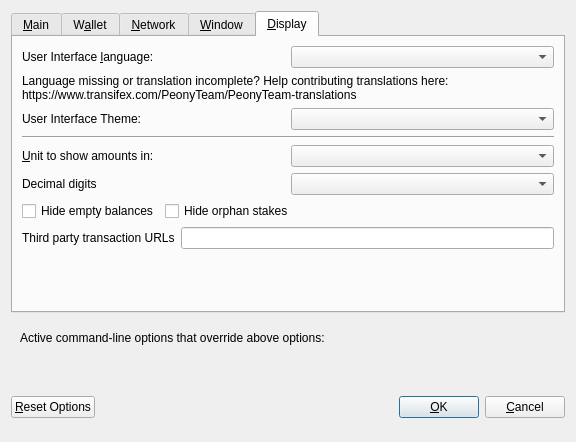
<?xml version="1.0" encoding="UTF-8"?>
<ui version="4.0">
 <class>OptionsDialog</class>
 <widget class="QDialog" name="OptionsDialog">
  <property name="geometry">
   <rect>
    <x>0</x>
    <y>0</y>
    <width>576</width>
    <height>442</height>
   </rect>
  </property>
  <property name="windowTitle">
   <string>Options</string>
  </property>
  <property name="modal">
   <bool>true</bool>
  </property>
  <layout class="QVBoxLayout" name="verticalLayout">
   <item>
    <widget class="QTabWidget" name="tabWidget">
     <property name="currentIndex">
      <number>4</number>
     </property>
     <widget class="QWidget" name="tabMain">
      <attribute name="title">
       <string>&amp;Main</string>
      </attribute>
      <layout class="QVBoxLayout" name="verticalLayout_Main">
       <item>
        <widget class="QCheckBox" name="bitcoinAtStartup">
         <property name="toolTip">
          <string>Automatically start PNY after logging in to the system.</string>
         </property>
         <property name="text">
          <string>&amp;Start PNY on system login</string>
         </property>
        </widget>
       </item>
       <item>
        <layout class="QHBoxLayout" name="horizontalLayout_2_Main">
         <item>
          <widget class="QLabel" name="databaseCacheLabel">
           <property name="text">
            <string>Size of &amp;database cache</string>
           </property>
           <property name="textFormat">
            <enum>Qt::PlainText</enum>
           </property>
           <property name="buddy">
            <cstring>databaseCache</cstring>
           </property>
          </widget>
         </item>
         <item>
          <widget class="QSpinBox" name="databaseCache"/>
         </item>
         <item>
          <widget class="QLabel" name="databaseCacheUnitLabel">
           <property name="text">
            <string>MB</string>
           </property>
           <property name="textFormat">
            <enum>Qt::PlainText</enum>
           </property>
          </widget>
         </item>
         <item>
          <spacer name="horizontalSpacer_2_Main">
           <property name="orientation">
            <enum>Qt::Horizontal</enum>
           </property>
           <property name="sizeHint" stdset="0">
            <size>
             <width>40</width>
             <height>20</height>
            </size>
           </property>
          </spacer>
         </item>
        </layout>
       </item>
       <item>
        <layout class="QHBoxLayout" name="horizontalLayout_3_Main">
         <item>
          <widget class="QLabel" name="threadsScriptVerifLabel">
           <property name="text">
            <string>Number of script &amp;verification threads</string>
           </property>
           <property name="textFormat">
            <enum>Qt::PlainText</enum>
           </property>
           <property name="buddy">
            <cstring>threadsScriptVerif</cstring>
           </property>
          </widget>
         </item>
         <item>
          <widget class="QSpinBox" name="threadsScriptVerif">
           <property name="toolTip">
            <string>(0 = auto, &lt;0 = leave that many cores free)</string>
           </property>
          </widget>
         </item>
         <item>
          <spacer name="horizontalSpacer_3_Main">
           <property name="orientation">
            <enum>Qt::Horizontal</enum>
           </property>
           <property name="sizeHint" stdset="0">
            <size>
             <width>40</width>
             <height>20</height>
            </size>
           </property>
          </spacer>
         </item>
        </layout>
       </item>
       <item>
        <spacer name="verticalSpacer_2">
         <property name="orientation">
          <enum>Qt::Vertical</enum>
         </property>
         <property name="sizeHint" stdset="0">
          <size>
           <width>20</width>
           <height>40</height>
          </size>
         </property>
        </spacer>
       </item>
       <item>
        <layout class="QHBoxLayout" name="horiz-autominting-layout">
         <item>
          <widget class="QCheckBox" name="checkBoxZeromintEnable">
           <property name="toolTip">
            <string>Enable automatic minting of PNY units to zPNY</string>
           </property>
           <property name="layoutDirection">
            <enum>Qt::LeftToRight</enum>
           </property>
           <property name="text">
            <string>Enable zPNY Automint</string>
           </property>
          </widget>
         </item>
         <item>
          <widget class="QCheckBox" name="checkBoxZeromintAddresses">
           <property name="toolTip">
            <string>Enable automatic zPNY minting from specific addresses</string>
           </property>
           <property name="layoutDirection">
            <enum>Qt::LeftToRight</enum>
           </property>
           <property name="text">
            <string>Enable Automint Addresses</string>
           </property>
          </widget>
         </item>
        </layout>
       </item>
       <item>
        <layout class="QHBoxLayout" name="horizontalLayout_3">
         <item>
          <widget class="QLabel" name="percentage_label">
           <property name="toolTip">
            <string>Percentage of incoming PNY which get automatically converted to zPNY via Zerocoin Protocol (min: 10%)</string>
           </property>
           <property name="text">
            <string>Percentage of autominted zPNY</string>
           </property>
          </widget>
         </item>
         <item>
          <widget class="QSpinBox" name="zeromintPercentage">
           <property name="minimum">
            <number>1</number>
           </property>
           <property name="maximum">
            <number>100</number>
           </property>
          </widget>
         </item>
        </layout>
       </item>
       <item>
        <layout class="QHBoxLayout" name="horizontalLayout" stretch="0,0">
         <property name="sizeConstraint">
          <enum>QLayout::SetFixedSize</enum>
         </property>
         <item>
          <widget class="QLabel" name="labelPreferredDenom">
           <property name="maximumSize">
            <size>
             <width>16777215</width>
             <height>16777215</height>
            </size>
           </property>
           <property name="toolTip">
            <string>Wait with automatic conversion to Zerocoin until enough PNY for this denomination is available</string>
           </property>
           <property name="text">
            <string>Preferred Automint zPNY Denomination</string>
           </property>
          </widget>
         </item>
         <item>
          <widget class="QComboBox" name="preferredDenom">
           <property name="maximumSize">
            <size>
             <width>16777215</width>
             <height>27</height>
            </size>
           </property>
           <property name="toolTip">
            <string>Wait with automatic conversion to Zerocoin until enough PNY for this denomination is available</string>
           </property>
           <property name="maxVisibleItems">
            <number>9</number>
           </property>
           <property name="maxCount">
            <number>9</number>
           </property>
          </widget>
         </item>
        </layout>
       </item>
      </layout>
     </widget>
     <widget class="QWidget" name="tabWallet">
      <attribute name="title">
       <string>W&amp;allet</string>
      </attribute>
      <layout class="QVBoxLayout" name="verticalLayout_Wallet">
       <item>
        <layout class="QHBoxLayout" name="horizontalLayout_2_Wallet">
         <item>
          <widget class="QLabel" name="labelStakeSplitThresholdText">
           <property name="text">
            <string>Stake split threshold:</string>
           </property>
          </widget>
         </item>
         <item>
          <widget class="QSpinBox" name="spinBoxStakeSplitThreshold">
           <property name="minimum">
            <number>1</number>
           </property>
           <property name="maximum">
            <number>999999</number>
           </property>
          </widget>
         </item>
        </layout>
       </item>
       <item>
        <widget class="QGroupBox" name="groupBox">
         <property name="title">
          <string>Expert</string>
         </property>
         <layout class="QVBoxLayout" name="verticalLayout_2">
          <item>
           <widget class="QCheckBox" name="coinControlFeatures">
            <property name="toolTip">
             <string>Whether to show coin control features or not.</string>
            </property>
            <property name="text">
             <string>Enable coin &amp;control features</string>
            </property>
           </widget>
          </item>
          <item>
           <widget class="QCheckBox" name="showMasternodesTab">
            <property name="toolTip">
             <string>Show additional tab listing all your masternodes in first sub-tab&lt;br/&gt;and all masternodes on the network in second sub-tab.</string>
            </property>
            <property name="text">
             <string>Show Masternodes Tab</string>
            </property>
           </widget>
          </item>
          <item>
           <widget class="QCheckBox" name="spendZeroConfChange">
            <property name="toolTip">
             <string>If you disable the spending of unconfirmed change, the change from a transaction&lt;br/&gt;cannot be used until that transaction has at least one confirmation.&lt;br/&gt;This also affects how your balance is computed.</string>
            </property>
            <property name="text">
             <string>&amp;Spend unconfirmed change</string>
            </property>
           </widget>
          </item>
         </layout>
        </widget>
       </item>
       <item>
        <spacer name="verticalSpacer_Wallet">
         <property name="orientation">
          <enum>Qt::Vertical</enum>
         </property>
         <property name="sizeHint" stdset="0">
          <size>
           <width>20</width>
           <height>40</height>
          </size>
         </property>
        </spacer>
       </item>
      </layout>
     </widget>
     <widget class="QWidget" name="tabNetwork">
      <attribute name="title">
       <string>&amp;Network</string>
      </attribute>
      <layout class="QVBoxLayout" name="verticalLayout_Network">
       <item>
        <widget class="QCheckBox" name="mapPortUpnp">
         <property name="toolTip">
          <string>Automatically open the PNY client port on the router. This only works when your router supports UPnP and it is enabled.</string>
         </property>
         <property name="text">
          <string>Map port using &amp;UPnP</string>
         </property>
        </widget>
       </item>
       <item>
        <widget class="QCheckBox" name="allowIncoming">
         <property name="toolTip">
          <string>Accept connections from outside</string>
         </property>
         <property name="text">
          <string>Allow incoming connections</string>
         </property>
        </widget>
       </item>
       <item>
        <widget class="QCheckBox" name="connectSocks">
         <property name="toolTip">
          <string>Connect to the PNY network through a SOCKS5 proxy.</string>
         </property>
         <property name="text">
          <string>&amp;Connect through SOCKS5 proxy (default proxy):</string>
         </property>
        </widget>
       </item>
       <item>
        <layout class="QHBoxLayout" name="horizontalLayout_1_Network">
         <item>
          <widget class="QLabel" name="proxyIpLabel">
           <property name="text">
            <string>Proxy &amp;IP:</string>
           </property>
           <property name="textFormat">
            <enum>Qt::PlainText</enum>
           </property>
           <property name="buddy">
            <cstring>proxyIp</cstring>
           </property>
          </widget>
         </item>
         <item>
          <widget class="QValidatedLineEdit" name="proxyIp">
           <property name="minimumSize">
            <size>
             <width>140</width>
             <height>0</height>
            </size>
           </property>
           <property name="maximumSize">
            <size>
             <width>140</width>
             <height>16777215</height>
            </size>
           </property>
           <property name="toolTip">
            <string>IP address of the proxy (e.g. IPv4: 127.0.0.1 / IPv6: ::1)</string>
           </property>
          </widget>
         </item>
         <item>
          <widget class="QLabel" name="proxyPortLabel">
           <property name="text">
            <string>&amp;Port:</string>
           </property>
           <property name="textFormat">
            <enum>Qt::PlainText</enum>
           </property>
           <property name="buddy">
            <cstring>proxyPort</cstring>
           </property>
          </widget>
         </item>
         <item>
          <widget class="QLineEdit" name="proxyPort">
           <property name="minimumSize">
            <size>
             <width>55</width>
             <height>0</height>
            </size>
           </property>
           <property name="maximumSize">
            <size>
             <width>55</width>
             <height>16777215</height>
            </size>
           </property>
           <property name="toolTip">
            <string>Port of the proxy (e.g. 9050)</string>
           </property>
          </widget>
         </item>
         <item>
          <spacer name="horizontalSpacer_1_Network">
           <property name="orientation">
            <enum>Qt::Horizontal</enum>
           </property>
           <property name="sizeHint" stdset="0">
            <size>
             <width>40</width>
             <height>20</height>
            </size>
           </property>
          </spacer>
         </item>
        </layout>
       </item>
       <item>
        <spacer name="verticalSpacer_Network">
         <property name="orientation">
          <enum>Qt::Vertical</enum>
         </property>
         <property name="sizeHint" stdset="0">
          <size>
           <width>20</width>
           <height>40</height>
          </size>
         </property>
        </spacer>
       </item>
      </layout>
     </widget>
     <widget class="QWidget" name="tabWindow">
      <attribute name="title">
       <string>&amp;Window</string>
      </attribute>
      <layout class="QVBoxLayout" name="verticalLayout_Window">
       <item>
        <widget class="QCheckBox" name="minimizeToTray">
         <property name="toolTip">
          <string>Show only a tray icon after minimizing the window.</string>
         </property>
         <property name="text">
          <string>&amp;Minimize to the tray instead of the taskbar</string>
         </property>
        </widget>
       </item>
       <item>
        <widget class="QCheckBox" name="minimizeOnClose">
         <property name="toolTip">
          <string>Minimize instead of exit the application when the window is closed. When this option is enabled, the application will be closed only after selecting Quit in the menu.</string>
         </property>
         <property name="text">
          <string>M&amp;inimize on close</string>
         </property>
        </widget>
       </item>
       <item>
        <spacer name="verticalSpacer_Window">
         <property name="orientation">
          <enum>Qt::Vertical</enum>
         </property>
         <property name="sizeHint" stdset="0">
          <size>
           <width>20</width>
           <height>40</height>
          </size>
         </property>
        </spacer>
       </item>
      </layout>
     </widget>
     <widget class="QWidget" name="tabDisplay">
      <attribute name="title">
       <string>&amp;Display</string>
      </attribute>
      <layout class="QVBoxLayout" name="verticalLayout_Display">
       <item>
        <layout class="QHBoxLayout" name="horizontalLayout_1_Display">
         <item>
          <widget class="QLabel" name="langLabel">
           <property name="text">
            <string>User Interface &amp;language:</string>
           </property>
           <property name="textFormat">
            <enum>Qt::PlainText</enum>
           </property>
           <property name="buddy">
            <cstring>lang</cstring>
           </property>
          </widget>
         </item>
         <item>
          <widget class="QValueComboBox" name="lang">
           <property name="toolTip">
            <string>The user interface language can be set here. This setting will take effect after restarting PNY.</string>
           </property>
          </widget>
         </item>
        </layout>
       </item>
       <item>
        <widget class="QLabel" name="label_3">
         <property name="toolTip">
          <string notr="true"/>
         </property>
         <property name="statusTip">
          <string notr="true"/>
         </property>
         <property name="whatsThis">
          <string notr="true"/>
         </property>
         <property name="accessibleName">
          <string notr="true"/>
         </property>
         <property name="text">
          <string>Language missing or translation incomplete? Help contributing translations here:
https://www.transifex.com/PeonyTeam/PeonyTeam-translations</string>
         </property>
         <property name="wordWrap">
          <bool>true</bool>
         </property>
         <property name="openExternalLinks">
          <bool>true</bool>
         </property>
         <property name="textInteractionFlags">
          <set>Qt::TextBrowserInteraction</set>
         </property>
        </widget>
       </item>
       <item>
        <layout class="QHBoxLayout" name="horizontalLayout_2_Display" stretch="0,0">
         <item>
          <widget class="QLabel" name="themeLabel">
           <property name="text">
            <string>User Interface Theme:</string>
           </property>
          </widget>
         </item>
         <item>
          <widget class="QValueComboBox" name="theme"/>
         </item>
        </layout>
       </item>
       <item>
        <widget class="Line" name="line">
         <property name="orientation">
          <enum>Qt::Horizontal</enum>
         </property>
        </widget>
       </item>
       <item>
        <layout class="QHBoxLayout" name="horizontalLayout_3_Display">
         <item>
          <widget class="QLabel" name="unitLabel">
           <property name="text">
            <string>&amp;Unit to show amounts in:</string>
           </property>
           <property name="textFormat">
            <enum>Qt::PlainText</enum>
           </property>
           <property name="buddy">
            <cstring>unit</cstring>
           </property>
          </widget>
         </item>
         <item>
          <widget class="QValueComboBox" name="unit">
           <property name="toolTip">
            <string>Choose the default subdivision unit to show in the interface and when sending coins.</string>
           </property>
          </widget>
         </item>
        </layout>
       </item>
       <item>
        <layout class="QHBoxLayout" name="horizontalLayout_4_Display">
         <item>
          <widget class="QLabel" name="digitsLabel">
           <property name="text">
            <string>Decimal digits</string>
           </property>
          </widget>
         </item>
         <item>
          <widget class="QValueComboBox" name="digits"/>
         </item>
        </layout>
       </item>
       <item>
        <layout class="QHBoxLayout" name="horizontalLayout_5_Display">
         <item>
          <widget class="QCheckBox" name="checkBoxHideZeroBalances">
           <property name="toolTip">
            <string>Hide empty balances</string>
           </property>
           <property name="layoutDirection">
            <enum>Qt::LeftToRight</enum>
           </property>
           <property name="text">
            <string>Hide empty balances</string>
           </property>
          </widget>
         </item>
         <item>
          <widget class="QCheckBox" name="checkBoxHideOrphans">
           <property name="toolTip">
            <string>Hide orphan stakes in transaction lists</string>
           </property>
           <property name="text">
            <string>Hide orphan stakes</string>
           </property>
          </widget>
         </item>
         <item>
          <spacer name="horizontalSpacer">
           <property name="orientation">
            <enum>Qt::Horizontal</enum>
           </property>
           <property name="sizeHint" stdset="0">
            <size>
             <width>40</width>
             <height>20</height>
            </size>
           </property>
          </spacer>
         </item>
        </layout>
       </item>
       <item>
        <layout class="QHBoxLayout" name="horizontalLayout_6_Display">
         <item>
          <widget class="QLabel" name="thirdPartyTxUrlsLabel">
           <property name="toolTip">
            <string>Third party URLs (e.g. a block explorer) that appear in the transactions tab as context menu items. %s in the URL is replaced by transaction hash. Multiple URLs are separated by vertical bar |.</string>
           </property>
           <property name="text">
            <string>Third party transaction URLs</string>
           </property>
           <property name="buddy">
            <cstring>thirdPartyTxUrls</cstring>
           </property>
          </widget>
         </item>
         <item>
          <widget class="QLineEdit" name="thirdPartyTxUrls">
           <property name="toolTip">
            <string>Third party URLs (e.g. a block explorer) that appear in the transactions tab as context menu items. %s in the URL is replaced by transaction hash. Multiple URLs are separated by vertical bar |.</string>
           </property>
          </widget>
         </item>
        </layout>
       </item>
       <item>
        <spacer name="verticalSpacer">
         <property name="orientation">
          <enum>Qt::Vertical</enum>
         </property>
         <property name="sizeHint" stdset="0">
          <size>
           <width>20</width>
           <height>40</height>
          </size>
         </property>
        </spacer>
       </item>
      </layout>
     </widget>
    </widget>
   </item>
   <item>
    <widget class="QFrame" name="frame">
     <layout class="QVBoxLayout" name="verticalLayout_Bottom">
      <item>
       <layout class="QHBoxLayout" name="horizontalLayout_Bottom">
        <item>
         <widget class="QLabel" name="overriddenByCommandLineInfoLabel">
          <property name="text">
           <string>Active command-line options that override above options:</string>
          </property>
          <property name="textFormat">
           <enum>Qt::PlainText</enum>
          </property>
         </widget>
        </item>
        <item>
         <spacer name="horizontalSpacer_Bottom">
          <property name="orientation">
           <enum>Qt::Horizontal</enum>
          </property>
          <property name="sizeHint" stdset="0">
           <size>
            <width>40</width>
            <height>20</height>
           </size>
          </property>
         </spacer>
        </item>
       </layout>
      </item>
      <item>
       <widget class="QLabel" name="overriddenByCommandLineLabel">
        <property name="text">
         <string/>
        </property>
        <property name="textFormat">
         <enum>Qt::PlainText</enum>
        </property>
        <property name="wordWrap">
         <bool>true</bool>
        </property>
       </widget>
      </item>
     </layout>
    </widget>
   </item>
   <item>
    <layout class="QHBoxLayout" name="horizontalLayout_Buttons">
     <item>
      <widget class="QPushButton" name="resetButton">
       <property name="toolTip">
        <string>Reset all client options to default.</string>
       </property>
       <property name="text">
        <string>&amp;Reset Options</string>
       </property>
       <property name="autoDefault">
        <bool>false</bool>
       </property>
      </widget>
     </item>
     <item>
      <spacer name="horizontalSpacer_1">
       <property name="orientation">
        <enum>Qt::Horizontal</enum>
       </property>
       <property name="sizeHint" stdset="0">
        <size>
         <width>40</width>
         <height>48</height>
        </size>
       </property>
      </spacer>
     </item>
     <item>
      <widget class="QLabel" name="statusLabel">
       <property name="minimumSize">
        <size>
         <width>200</width>
         <height>0</height>
        </size>
       </property>
       <property name="font">
        <font>
         <weight>75</weight>
         <bold>true</bold>
        </font>
       </property>
       <property name="text">
        <string/>
       </property>
       <property name="textFormat">
        <enum>Qt::PlainText</enum>
       </property>
       <property name="wordWrap">
        <bool>true</bool>
       </property>
      </widget>
     </item>
     <item>
      <spacer name="horizontalSpacer_2">
       <property name="orientation">
        <enum>Qt::Horizontal</enum>
       </property>
       <property name="sizeHint" stdset="0">
        <size>
         <width>40</width>
         <height>48</height>
        </size>
       </property>
      </spacer>
     </item>
     <item>
      <widget class="QPushButton" name="okButton">
       <property name="text">
        <string>&amp;OK</string>
       </property>
       <property name="autoDefault">
        <bool>false</bool>
       </property>
       <property name="default">
        <bool>true</bool>
       </property>
      </widget>
     </item>
     <item>
      <widget class="QPushButton" name="cancelButton">
       <property name="text">
        <string>&amp;Cancel</string>
       </property>
       <property name="autoDefault">
        <bool>false</bool>
       </property>
      </widget>
     </item>
    </layout>
   </item>
  </layout>
 </widget>
 <customwidgets>
  <customwidget>
   <class>QValidatedLineEdit</class>
   <extends>QLineEdit</extends>
   <header>qvalidatedlineedit.h</header>
  </customwidget>
  <customwidget>
   <class>QValueComboBox</class>
   <extends>QComboBox</extends>
   <header>qvaluecombobox.h</header>
  </customwidget>
 </customwidgets>
 <resources/>
 <connections/>
</ui>
